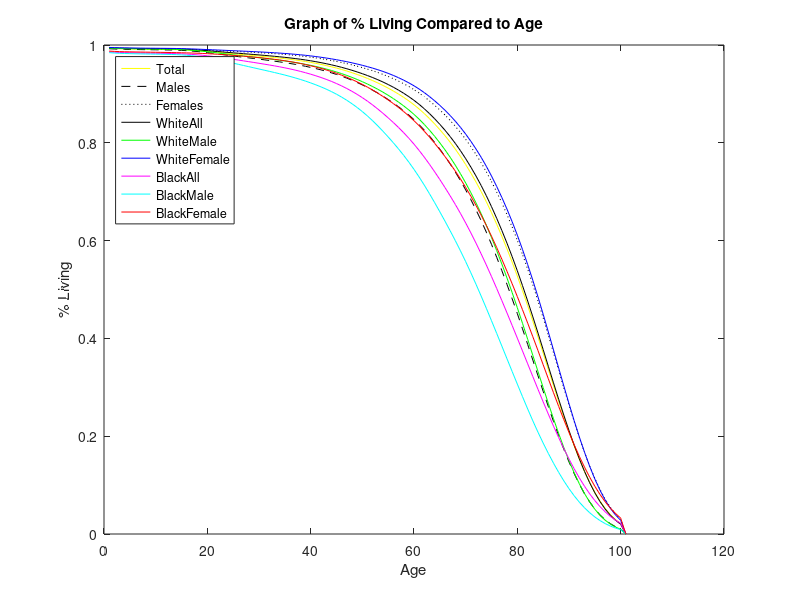
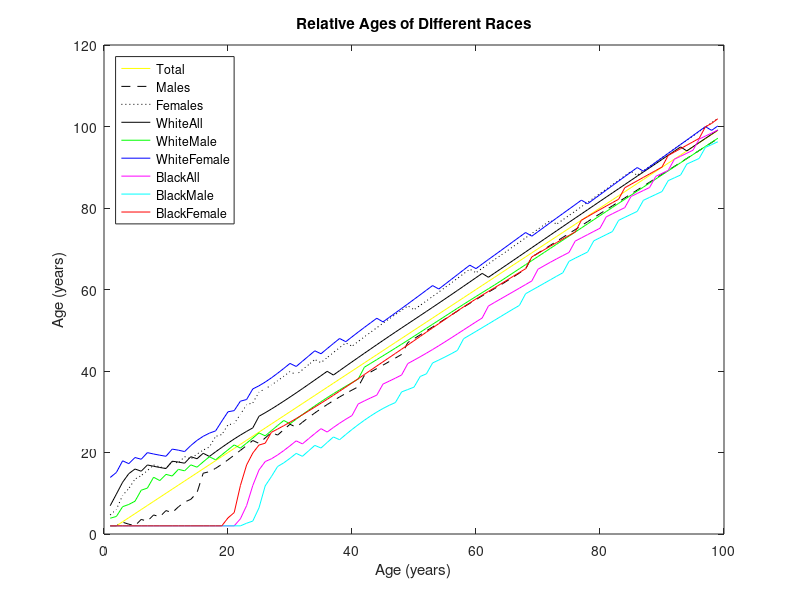

Here is the MATLAB script that generated these plots, in order:
%---How Old Are You In Human Years---------%
%--------- Made by Tyler Barron -----------%
%-----------trbarron@uw.edu----------------%
%-----------tylerbarron.com----------------%

%-----Huge Data Dump for next 900ish lines-%
%----See link right below------------------%
% http://www.cdc.gov/nchs/data/nvsr/nvsr54/nvsr54_14.pdf %

Total = [0.006865
0.000469
0.000337
0.000254
0.000194
0.000177
0.000160
0.000147
0.000132
0.000117
0.000109
0.000118
0.000157
0.000233
0.000339
0.000460
0.000577
0.000684
0.000769
0.000832
0.000894
0.000954
0.000990
0.000997
0.000982
0.000960
0.000942
0.000936
0.000947
0.000974
0.001008
0.001046
0.001097
0.001162
0.001244
0.001336
0.001441
0.001567
0.001714
0.001874
0.002038
0.002207
0.002389
0.002593
0.002819
0.003064
0.003322
0.003589
0.003863
0.004148
0.004458
0.004800
0.005165
0.005554
0.005971
0.006423
0.006925
0.007496
0.008160
0.008927
0.009827
0.010831
0.011872
0.012891
0.013908
0.015003
0.016267
0.017699
0.019320
0.021108
0.022950
0.024904
0.027151
0.029784
0.032753
0.035831
0.038987
0.042503
0.046557
0.051200
0.056335
0.061837
0.067856
0.074504
0.081975
0.089682
0.098031
0.107059
0.116804
0.127300
0.138581
0.150676
0.163611
0.177408
0.192080
0.207636
0.224075
0.241387
0.259552
0.278539
1.00000];

Males = [0.007611 
0.000522 
0.000371 
0.000288 
0.000215 
0.000196 
0.000179 
0.000165 
0.000147 
0.000126 
0.000113 
0.000125 
0.000180 
0.000291 
0.000445 
0.000618 
0.000787 
0.000946 
0.001079 
0.001186 
0.001293 
0.001392 
0.001449 
0.001456 
0.001424 
0.001376 
0.001334 
0.001308 
0.001311 
0.001339 
0.001377 
0.001417 
0.001471 
0.001541 
0.001628 
0.001729 
0.001848 
0.001995 
0.002171 
0.002365 
0.002566 
0.002775 
0.003006 
0.003270 
0.003566 
0.003889 
0.004225 
0.004575 
0.004932 
0.005303 
0.005708 
0.006148 
0.006606 
0.007074 
0.007561 
0.008082 
0.008662 
0.009332 
0.010128 
0.011061 
0.012157 
0.013379 
0.014658 
0.015922 
0.017186 
0.018538 
0.020089 
0.021847 
0.023845 
0.026053 
0.028315 
0.030693 
0.033440 
0.036693 
0.040399 
0.044294 
0.048274 
0.052603 
0.057451 
0.062909 
0.069071 
0.075759 
0.082842 
0.090223 
0.098137 
0.106994 
0.116538 
0.126802 
0.137815 
0.149607 
0.162199 
0.175613 
0.189860 
0.204947 
0.220874 
0.237632 
0.255201 
0.273553 
0.292650 
0.312443 
1.00000];

Females = [0.006083 
0.000414 
0.000301 
0.000218 
0.000172 
0.000158 
0.000141 
0.000128 
0.000117 
0.000108 
0.000105 
0.000110 
0.000132 
0.000173 
0.000228 
0.000293 
0.000356 
0.000408 
0.000440 
0.000457 
0.000472 
0.000489 
0.000502 
0.000510 
0.000516 
0.000522 
0.000533 
0.000548 
0.000570 
0.000597 
0.000629 
0.000667 
0.000716 
0.000778 
0.000854 
0.000938 
0.001031 
0.001137 
0.001256 
0.001383 
0.001512 
0.001644 
0.001780 
0.001926 
0.002084 
0.002257 
0.002439 
0.002629 
0.002824 
0.003030 
0.003254 
0.003504 
0.003786 
0.004102 
0.004456 
0.004847 
0.005278 
0.005762 
0.006311 
0.006935 
0.007669 
0.008492 
0.009338 
0.010156 
0.010972 
0.011861 
0.012902 
0.014086 
0.015429 
0.016916 
0.018468 
0.020140 
0.022067 
0.024315 
0.026843 
0.029448 
0.032155 
0.035257 
0.038947 
0.043250 
0.047952 
0.052970 
0.058629 
0.065153 
0.072705 
0.080141 
0.088261 
0.097113 
0.106742 
0.117194 
0.128514 
0.140742 
0.153916 
0.168066 
0.183218 
0.199387 
0.216580 
0.234792 
0.254004 
0.274185 
1.00000];

White = [0.005725 
0.000418 
0.000301 
0.000232 
0.000186 
0.000164 
0.000151 
0.000140 
0.000125 
0.000108 
0.000097 
0.000103 
0.000141 
0.000219 
0.000328 
0.000451 
0.000569 
0.000672 
0.000746 
0.000796 
0.000844 
0.000891 
0.000917 
0.000917 
0.000899 
0.000873 
0.000852 
0.000843 
0.000854 
0.000882 
0.000918 
0.000957 
0.001006 
0.001066 
0.001138 
0.001218 
0.001313 
0.001429 
0.001568 
0.001721 
0.001878 
0.002037 
0.002207 
0.002392 
0.002594 
0.002817 
0.003051 
0.003292 
0.003536 
0.003790 
0.004065 
0.004373 
0.004716 
0.005100 
0.005523 
0.005985 
0.006490 
0.007055 
0.007700 
0.008442 
0.009316 
0.010299 
0.011323 
0.012328 
0.013336 
0.014434 
0.015712 
0.017163 
0.018798 
0.020590 
0.022428 
0.024380 
0.026636 
0.029293 
0.032298 
0.035402 
0.038579 
0.042133 
0.046256 
0.050997 
0.056234 
0.061834 
0.067972 
0.074768 
0.082422 
0.090362 
0.098980 
0.108315 
0.118406 
0.129292 
0.141007 
0.153582 
0.167045 
0.181416 
0.196709 
0.212930 
0.230076 
0.248131 
0.267071 
0.286858 
1.00000];

WhiteMales =[0.006366 
0.000460 
0.000330 
0.000263 
0.000201 
0.000182 
0.000169 
0.000158 
0.000140 
0.000117 
0.000100 
0.000109 
0.000161 
0.000271 
0.000425 
0.000596 
0.000760 
0.000910 
0.001029 
0.001118 
0.001206 
0.001289 
0.001333 
0.001331 
0.001295 
0.001242 
0.001197 
0.001170 
0.001177 
0.001210 
0.001254 
0.001301 
0.001357 
0.001423 
0.001503 
0.001594 
0.001703 
0.001842 
0.002011 
0.002200 
0.002395 
0.002595 
0.002811 
0.003053 
0.003320 
0.003613 
0.003920 
0.004234 
0.004551 
0.004877 
0.005231 
0.005623 
0.006047 
0.006502 
0.006993 
0.007521 
0.008103 
0.008764 
0.009534 
0.010433 
0.011494 
0.012686 
0.013942 
0.015190 
0.016449 
0.017808 
0.019378 
0.021160 
0.023171 
0.025378 
0.027621 
0.029981 
0.032724 
0.036002 
0.039756 
0.043696 
0.047709 
0.052083 
0.056999 
0.062555 
0.068831 
0.075649 
0.082899 
0.090493 
0.098662 
0.107809 
0.117683 
0.128319 
0.139751 
0.152006 
0.165111 
0.179085 
0.193939 
0.209680 
0.226304 
0.243796 
0.262135 
0.281284 
0.301198 
0.321817 
1.00000];

WhiteFemales = [0.005052 
0.000374 
0.000270 
0.000199 
0.000171 
0.000146 
0.000131 
0.000120 
0.000109 
0.000099 
0.000092 
0.000097 
0.000119 
0.000164 
0.000226 
0.000298 
0.000366 
0.000418 
0.000445 
0.000452 
0.000456 
0.000464 
0.000469 
0.000472 
0.000474 
0.000477 
0.000483 
0.000494 
0.000511 
0.000535 
0.000563 
0.000597 
0.000640 
0.000693 
0.000759 
0.000830 
0.000910 
0.001005 
0.001114 
0.001232 
0.001352 
0.001473 
0.001597 
0.001727 
0.001867 
0.002021 
0.002185 
0.002356 
0.002530 
0.002715 
0.002915 
0.003144 
0.003413 
0.003730 
0.004093 
0.004494 
0.004930 
0.005410 
0.005945 
0.006549 
0.007263 
0.008069 
0.008897 
0.009697 
0.010497 
0.011379 
0.012423 
0.013616 
0.014964 
0.016450 
0.018000 
0.019675 
0.021611 
0.023874 
0.026423 
0.029035 
0.031746 
0.034881 
0.038644 
0.043048 
0.047852 
0.052956 
0.058712 
0.065354 
0.073047 
0.080703 
0.089080 
0.098228 
0.108197 
0.119037 
0.130795 
0.143513 
0.157230 
0.171979 
0.187784 
0.204660 
0.222609 
0.241622 
0.261675 
0.282729 
1.00000];

Black = [0.014035 
0.000735 
0.000500 
0.000380 
0.000238 
0.000249 
0.000214 
0.000190 
0.000173 
0.000164 
0.000166 
0.000185 
0.000228 
0.000303 
0.000406 
0.000524 
0.000651 
0.000796 
0.000949 
0.001100 
0.001258 
0.001408 
0.001519 
0.001582 
0.001609 
0.001628 
0.001656 
0.001683 
0.001712 
0.001746 
0.001781 
0.001828 
0.001903 
0.002016 
0.002164 
0.002333 
0.002516 
0.002723 
0.002953 
0.003202 
0.003458 
0.003732 
0.004046 
0.004419 
0.004847 
0.005306 
0.005786 
0.006305 
0.006861 
0.007453 
0.008110 
0.008805 
0.009471 
0.010080 
0.010663 
0.011280 
0.012000 
0.012846 
0.013843 
0.014970 
0.016222 
0.017559 
0.018902 
0.020179 
0.021408 
0.022625 
0.023944 
0.025470 
0.027322 
0.029492 
0.031818 
0.034236 
0.036884 
0.039770 
0.042857 
0.046092 
0.049450 
0.052979 
0.056754 
0.060843 
0.065321 
0.070129 
0.075251 
0.080731 
0.086749 
0.092984 
0.099615 
0.106661 
0.114137 
0.122062 
0.130452 
0.139321 
0.148684 
0.158552 
0.168938 
0.179850 
0.191294 
0.203274 
0.215791 
0.228842 
1.00000];

BlackMales = [0.015565 
0.000858 
0.000543 
0.000437 
0.000290 
0.000275 
0.000239 
0.000212 
0.000189 
0.000172 
0.000169 
0.000193 
0.000262 
0.000387 
0.000563 
0.000765 
0.000977 
0.001210 
0.001450 
0.001681 
0.001922 
0.002149 
0.002317 
0.002410 
0.002446 
0.002464 
0.002489 
0.002501 
0.002506 
0.002510 
0.002512 
0.002526 
0.002576 
0.002675 
0.002819 
0.002990 
0.003180 
0.003406 
0.003667 
0.003957 
0.004261 
0.004592 
0.004986 
0.005465 
0.006026 
0.006629 
0.007261 
0.007957 
0.008723 
0.009552 
0.010481 
0.011460 
0.012387 
0.013205 
0.013956 
0.014735 
0.015648 
0.016720 
0.017997 
0.019453 
0.021074 
0.022799 
0.024522 
0.026136 
0.027656 
0.029122 
0.030704 
0.032576 
0.034931 
0.037762 
0.040850 
0.044049 
0.047500 
0.051174 
0.055044 
0.059107 
0.063374 
0.067857 
0.072622 
0.077717 
0.083363 
0.089365 
0.095301 
0.100901 
0.106351 
0.113621 
0.121314 
0.129446 
0.138029 
0.147078 
0.156603 
0.166613 
0.177117 
0.188120 
0.199626 
0.211636 
0.224146 
0.237152 
0.250645 
0.264614 
1.00000];

BlackFemales = [0.012448 
0.000608 
0.000457 
0.000321 
0.000184 
0.000223 
0.000189 
0.000167 
0.000156 
0.000155 
0.000163 
0.000176 
0.000194 
0.000216 
0.000243 
0.000275 
0.000315 
0.000367 
0.000433 
0.000506 
0.000585 
0.000662 
0.000724 
0.000767 
0.000798 
0.000832 
0.000878 
0.000930 
0.000988 
0.001052 
0.001119 
0.001196 
0.001295 
0.001422 
0.001577 
0.001745 
0.001921 
0.002114 
0.002318 
0.002531 
0.002747 
0.002971 
0.003218 
0.003497 
0.003811 
0.004146 
0.004495 
0.004861 
0.005243 
0.005640 
0.006076 
0.006542 
0.007002 
0.007447 
0.007900 
0.008392 
0.008967 
0.009645 
0.010441 
0.011337 
0.012337 
0.013415 
0.014508 
0.015567 
0.016608 
0.017668 
0.018827 
0.020149 
0.021708 
0.023503 
0.025409 
0.027414 
0.029665 
0.032197 
0.034962 
0.037878 
0.040896 
0.044071 
0.047474 
0.051194 
0.055231 
0.059628 
0.064598 
0.070351 
0.077040 
0.083147 
0.089689 
0.096689 
0.104170 
0.112155 
0.120665 
0.129723 
0.139348 
0.149559 
0.160372 
0.171802 
0.183859 
0.196551 
0.209884 
0.223856 
1.00000];

%-----------------------------------%
%-------Data Ends ------------------%
%-----------------------------------%

A = zeros(101,10); %Where we will amalgamate the data
for n = 1:101
    A(n,1)= n; %Fills first column with numbers in ascending order
end
A(:,2) = Total; %For columns 2-10 we put in the different categories
A(:,3) = Males; %This order will come in handy later when we are deciphering what is what
A(:,4) = Females;
A(:,5) = White;
A(:,6) = WhiteMales;
A(:,7) = WhiteFemales;
A(:,8) = Black;
A(:,9) = BlackMales;
A(:,10) = BlackFemales;

for n = 1:9 %This loop will, for each column with data in it, replace the % chance that you survive that particular year
    for i = 1:101 %With the percent chance that you will have survived up until that year
        if i == 1
            A(1,n+1) = 1-A(1,n+1);
        else
            A(i,n+1) = (1-A(i,n+1))*(A(i-1,n+1));
        end
    end
end

%First graph. This one shows % Living Compared to Age
figure
plot(A(:,1),A(:,2),'y')
title('Graph of % Living Compared to Age')
xlabel('Age')
ylabel('% Living')
hold on
plot(A(:,1),A(:,3),'--k')
plot(A(:,1),A(:,4),':k')
plot(A(:,1),A(:,5),'-k')
plot(A(:,1),A(:,6),'g')
plot(A(:,1),A(:,7),'b')
plot(A(:,1),A(:,8),'m')
plot(A(:,1),A(:,9),'c')
plot(A(:,1),A(:,10),'r')

legend('Total','Males','Females','WhiteAll','WhiteMale','WhiteFemale','BlackAll','BlackMale','BlackFemale','Location','northwest')

%-------------------------%
%This is the variable that decides what you will be comparing the other
%races off of. In our case the order correlates with the above
%-------------------------%
TargetRace = 2;

Output = zeros(19,11); %Creates the output matrix that will be populated later

for Age = 1:99
    Target = A(Age,TargetRace);
    Output(Age,1)=Age;
    Output(Age,2)=TargetRace;
    
    for i = 1:9
        breakvar = 0;
        n = 1;
        while breakvar ==0
            if A(n,i+1) > Target
                n = n+1;
            elseif n == 1
                breakvar = 1;
                Overshoot = 9999999;
                Undershoot = 0;
            else
                breakvar = 1;
                Overshoot = A(n,i+1);
                Undershoot = A(n-1,i+1);
            end
        end
        n= n + (1-((Target-Undershoot)/(Overshoot-Undershoot)));
        Output(Age,i+2) = n;
    end
end
Output = Output

figure
plot(Output(:,1),Output(:,3),'y')
title('Relative Ages of Different Races')
xlabel('Age (years)')
ylabel('Age (years)')
hold on
plot(Output(:,1),Output(:,4),'--k')
plot(Output(:,1),Output(:,5),':k')
plot(Output(:,1),Output(:,6),'-k')
plot(Output(:,1),Output(:,7),'g')
plot(Output(:,1),Output(:,8),'b')
plot(Output(:,1),Output(:,9),'m')
plot(Output(:,1),Output(:,10),'c')
plot(Output(:,1),Output(:,11),'r')

legend('Total','Males','Females','WhiteAll','WhiteMale','WhiteFemale','BlackAll','BlackMale','BlackFemale','Location','northwest')